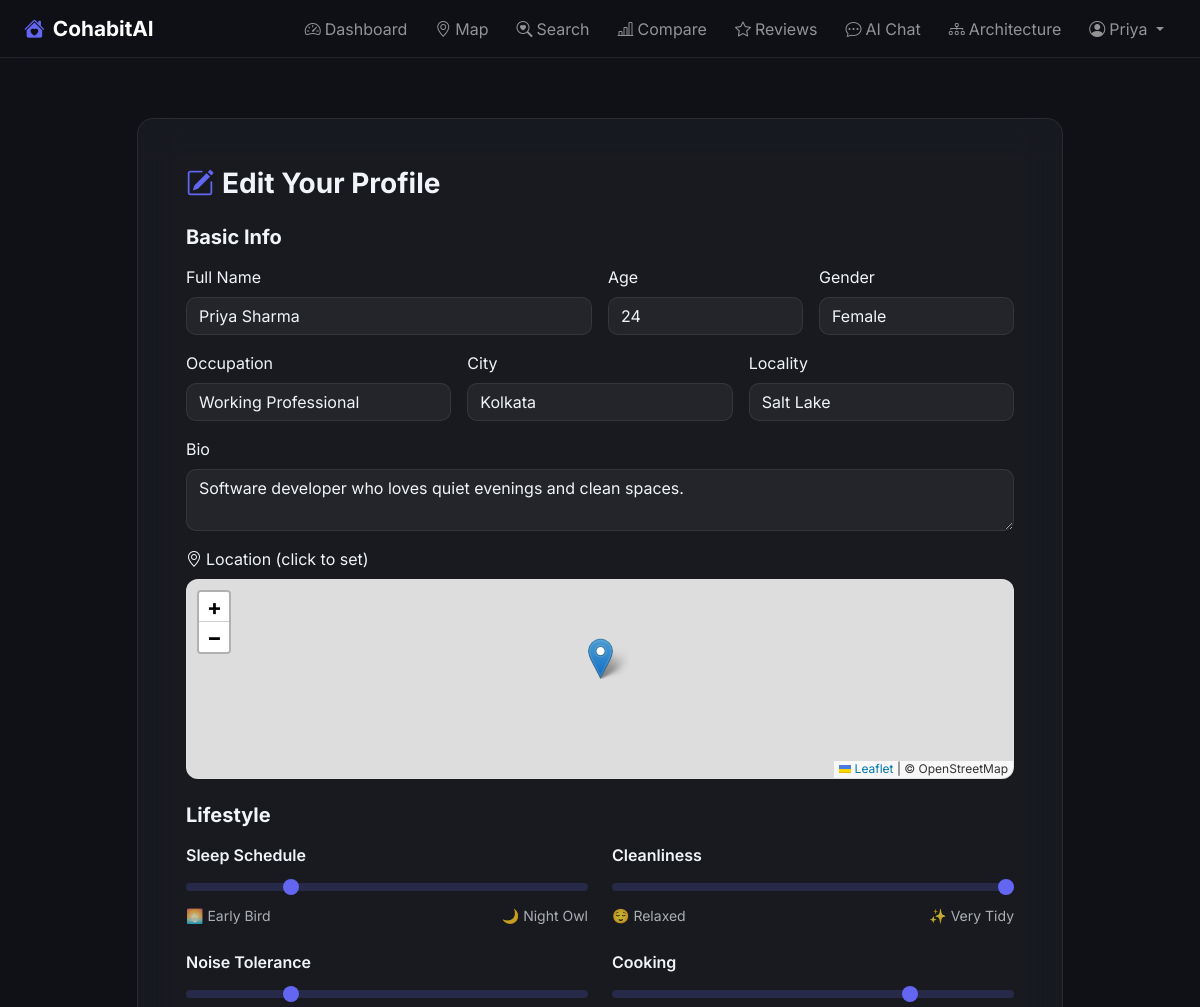
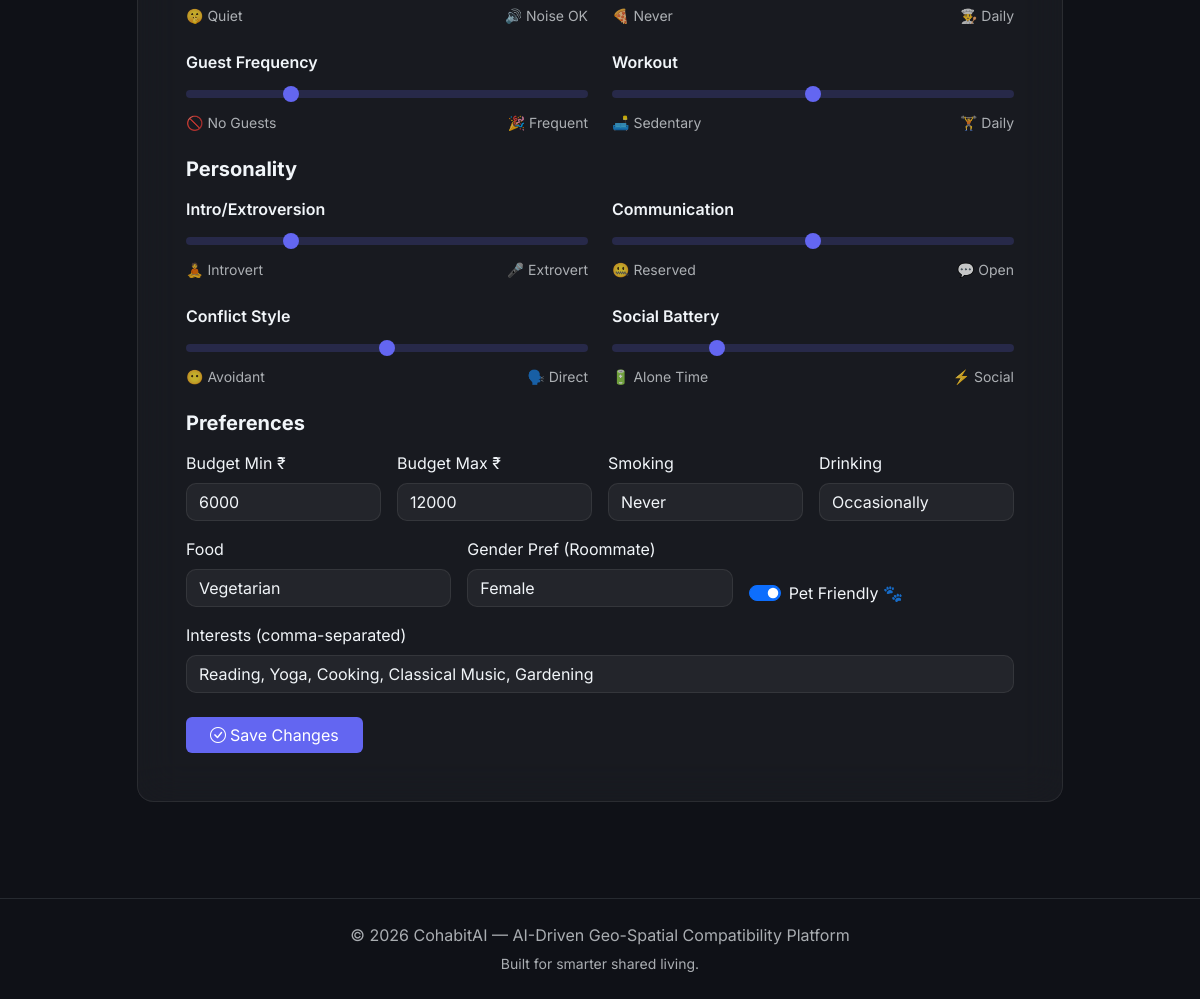
The app's page /edit-profile (signed in) with its own data (2 pictures, top to bottom).
### models.py (models this page shows, shortened)
class User(UserMixin, db.Model):
    __tablename__ = 'users'
    id = db.Column(db.Integer, primary_key=True)
    email = db.Column(db.String(120), unique=True, nullable=False)
    password_hash = db.Column(db.String(256), nullable=False)
    full_name = db.Column(db.String(100), nullable=False)
    age = db.Column(db.Integer, nullable=False)
    gender = db.Column(db.String(20), nullable=False)
    occupation = db.Column(db.String(50), nullable=False)  # student / working_professional / freelancer
    phone = db.Column(db.String(15), nullable=True)
    bio = db.Column(db.Text, nullable=True)
    avatar_url = db.Column(db.String(300), nullable=True)
    latitude = db.Column(db.Float, nullable=True)
    longitude = db.Column(db.Float, nullable=True)
    city = db.Column(db.String(100), nullable=True)
    locality = db.Column(db.String(200), nullable=True)
    sleep_schedule = db.Column(db.Integer, nullable=True)       # 1=Early Bird ... 5=Night Owl
    cleanliness = db.Column(db.Integer, nullable=True)          # 1-5
    noise_tolerance = db.Column(db.Integer, nullable=True)      # 1-5
    cooking_frequency = db.Column(db.Integer, nullable=True)    # 1=Never ... 5=Daily
    guest_frequency = db.Column(db.Integer, nullable=True)      # 1=Never ... 5=Very Often
    workout_habit = db.Column(db.Integer, nullable=True)        # 1=Never ... 5=Daily
    introversion_extroversion = db.Column(db.Integer, nullable=True)  # 1=Very Intro ... 5=Very Extro
    communication_style = db.Column(db.Integer, nullable=True)         # 1=Minimal ... 5=Very Open
    conflict_resolution = db.Column(db.Integer, nullable=True)         # 1=Avoidant ... 5=Confrontational
    social_battery = db.Column(db.Integer, nullable=True)              # 1=Needs lots of alone time ... 5=Always social
    budget_min = db.Column(db.Integer, nullable=True)
    budget_max = db.Column(db.Integer, nullable=True)
    smoking = db.Column(db.String(20), nullable=True)           # never / occasionally / regularly
    drinking = db.Column(db.String(20), nullable=True)          # never / occasionally / regularly
    pet_friendly = db.Column(db.Boolean, default=False)
    veg_nonveg = db.Column(db.String(20), nullable=True)        # veg / nonveg / eggetarian / vegan
    gender_preference = db.Column(db.String(20), nullable=True) # male / female / any
    preferred_move_in = db.Column(db.String(30), nullable=True) # immediate / within_month / flexible
    interests = db.Column(db.Text, nullable=True)  # JSON array of strings
    is_looking = db.Column(db.Boolean, default=True)
    profile_complete = db.Column(db.Boolean, default=False)
    created_at = db.Column(db.DateTime, default=datetime.utcnow)
    updated_at = db.Column(db.DateTime, default=datetime.utcnow, onupdate=datetime.utcnow)
    reviews_given = db.relationship('Review', foreign_keys='Review.reviewer_id', backref='reviewer', lazy='dynamic')
    reviews_received = db.relationship('Review', foreign_keys='Review.reviewed_id', backref='reviewed', lazy='dynamic')
    def get_interests_list(self):
        if self.interests:
            return json.loads(self.interests)
        return []

### app.py (the view, shortened to what this page needs)
@app.route('/edit-profile', methods=['GET', 'POST'])
@login_required
def edit_profile():
    return render_template('edit_profile.html', user=current_user)

### templates/edit_profile.html (shortened to what this page needs)
{% extends "base.html" %}
{% block content %}
<section class="py-5" style="margin-top:70px;">
    <div class="container">
        <div class="row justify-content-center">
            <div class="col-lg-10">
                <div class="glass-card p-4 p-lg-5">
                    <h3 class="fw-bold mb-4"><i class="bi bi-pencil-square text-accent me-2"></i>Edit Your Profile</h3>
                    <form method="POST" action="{{ url_for('edit_profile') }}">
                        <h5 class="fw-bold mt-2 mb-3">Basic Info</h5>
                        <div class="row g-3 mb-4">
                            <div class="col-md-6">
                                <label class="form-label">Full Name</label>
                                <input type="text" name="full_name" class="form-control glass-input" value="{{ user.full_name }}" required>
                            </div>
                            <div class="col-md-3">
                                <label class="form-label">Age</label>
                                <input type="number" name="age" class="form-control glass-input" value="{{ user.age }}" min="18" max="65" required>
                            </div>
                            <div class="col-md-3">
                                <label class="form-label">Gender</label>
                                <select name="gender" class="form-select glass-input">
                                    <option value="female" {{ 'selected' if user.gender=='female' }}>Female</option>
                                </select>
                            </div>
                            <div class="col-md-4">
                                <label class="form-label">Occupation</label>
                                <select name="occupation" class="form-select glass-input">
                                    <option value="working_professional" {{ 'selected' if user.occupation=='working_professional' }}>Working Professional</option>
                                </select>
                            </div>
                            <div class="col-md-4">
                                <label class="form-label">City</label>
                                <input type="text" name="city" class="form-control glass-input" value="{{ user.city or '' }}">
                            </div>
                            <div class="col-md-4">
                                <label class="form-label">Locality</label>
                                <input type="text" name="locality" class="form-control glass-input" value="{{ user.locality or '' }}">
                            </div>
                            <div class="col-12">
                                <label class="form-label">Bio</label>
                                <textarea name="bio" class="form-control glass-input" rows="2">{{ user.bio or '' }}</textarea>
                            </div>
                            <div class="col-12">
                                <label class="form-label"><i class="bi bi-geo-alt me-1"></i>Location (click to set)</label>
                                <div id="edit-map" style="height:200px; border-radius:12px; border: 1px solid rgba(255,255,255,0.1);"></div>
                            </div>
                        </div>
                        <h5 class="fw-bold mb-3">Lifestyle</h5>
                        <div class="row g-4 mb-4">
                            {% for name, label, low, high in lifestyle %}
                            <div class="col-md-6">
                                <label class="form-label fw-semibold">{{ label }}</label>
                                <input type="range" name="{{ name }}" class="form-range accent-range" min="1" max="5" value="{{ user[name] or 3 }}">
                                <div class="d-flex justify-content-between"><small class="text-muted">{{ low }}</small><small class="text-muted">{{ high }}</small></div>
                            </div>
                            {% endfor %}
                        </div>
                        <h5 class="fw-bold mb-3">Personality</h5>
                        <div class="row g-4 mb-4">
                            {% set personality = [
                                ('introversion_extroversion', 'Intro/Extroversion', '🧘 Introvert', '🎤 Extrovert'),
                                ('communication_style', 'Communication', '🤐 Reserved', '💬 Open'),
                                ('conflict_resolution', 'Conflict Style', '😶 Avoidant', '🗣️ Direct'),
                                ('social_battery', 'Social Battery', '🔋 Alone Time', '⚡ Social')
                            ] %}
                            {% for name, label, low, high in personality %}
                            <div class="col-md-6">
                                <label class="form-label fw-semibold">{{ label }}</label>
                                <input type="range" name="{{ name }}" class="form-range accent-range" min="1" max="5" value="{{ user[name] or 3 }}">
                                <div class="d-flex justify-content-between"><small class="text-muted">{{ low }}</small><small class="text-muted">{{ high }}</small></div>
                            </div>
                            {% endfor %}
                        </div>
                        <h5 class="fw-bold mb-3">Preferences</h5>
                        <div class="row g-3 mb-4">
                            <div class="col-md-3">
                                <label class="form-label">Budget Min ₹</label>
                                <input type="number" name="budget_min" class="form-control glass-input" value="{{ user.budget_min or '' }}">
                            </div>
                            <div class="col-md-3">
                                <label class="form-label">Budget Max ₹</label>
                                <input type="number" name="budget_max" class="form-control glass-input" value="{{ user.budget_max or '' }}">
                            </div>
                            <div class="col-md-3">
                                <label class="form-label">Smoking</label>
                                <select name="smoking" class="form-select glass-input">
                                    <option value="never" {{ 'selected' if user.smoking=='never' }}>Never</option>
                                </select>
                            </div>
                            <div class="col-md-3">
                                <label class="form-label">Drinking</label>
                                <select name="drinking" class="form-select glass-input">
                                    <option value="occasionally" {{ 'selected' if user.drinking=='occasionally' }}>Occasionally</option>
                                </select>
                            </div>
                            <div class="col-md-4">
                                <label class="form-label">Food</label>
                                <select name="veg_nonveg" class="form-select glass-input">
                                    <option value="veg" {{ 'selected' if user.veg_nonveg=='veg' }}>Vegetarian</option>
                                </select>
                            </div>
                            <div class="col-md-4">
                                <label class="form-label">Gender Pref (Roommate)</label>
                                <select name="gender_preference" class="form-select glass-input">
                                    <option value="female" {{ 'selected' if user.gender_preference=='female' }}>Female</option>
                                </select>
                            </div>
                            <div class="col-md-4 d-flex align-items-end">
                                <div class="form-check form-switch">
                                    <input class="form-check-input" type="checkbox" name="pet_friendly" {{ 'checked' if user.pet_friendly }}>
                                    <label class="form-check-label">Pet Friendly 🐾</label>
                                </div>
                            </div>
                            <div class="col-12">
                                <label class="form-label">Interests (comma-separated)</label>
                                <input type="text" name="interests" class="form-control glass-input" value="{{ user.get_interests_list() | join(', ') }}">
                            </div>
                        </div>
                        <button type="submit" class="btn btn-accent px-4">
                            <i class="bi bi-check-circle me-1"></i>Save Changes
                        </button>
                    </form>
                </div>
            </div>
        </div>
    </div>
</section>
{% endblock %}

### templates/base.html (shortened to what this page needs)
<!DOCTYPE html>
<html lang="en" data-bs-theme="dark">
<head>
    <link href="https://cdn.jsdelivr.net/npm/bootstrap@5.3.2/dist/css/bootstrap.min.css" rel="stylesheet">
    <link href="https://cdn.jsdelivr.net/npm/bootstrap-icons@1.11.2/font/bootstrap-icons.css" rel="stylesheet">
    <link rel="stylesheet" href="https://unpkg.com/leaflet@1.9.4/dist/leaflet.css" />
    <link rel="stylesheet" href="{{ url_for('static', filename='css/style.css') }}">
</head>
<body>
    <nav class="navbar navbar-expand-lg navbar-dark fixed-top glass-nav">
        <div class="container-fluid px-4">
            <a class="navbar-brand fw-bold" href="{{ url_for('index') }}">
                <i class="bi bi-house-heart-fill me-2 text-accent"></i>CohabitAI
            </a>
            <div class="collapse navbar-collapse" id="navbarNav">
                <ul class="navbar-nav ms-auto align-items-center gap-1">
                    {% if current_user.is_authenticated %}
                    <li class="nav-item">
                        <a class="nav-link" href="{{ url_for('dashboard') }}">
                            <i class="bi bi-speedometer2 me-1"></i>Dashboard
                        </a>
                    </li>
                    <li class="nav-item">
                        <a class="nav-link" href="{{ url_for('map_view') }}">
                            <i class="bi bi-geo-alt me-1"></i>Map
                        </a>
                    </li>
                    <li class="nav-item">
                        <a class="nav-link" href="{{ url_for('search_view') }}">
                            <i class="bi bi-search-heart me-1"></i>Search
                        </a>
                    </li>
                    <li class="nav-item">
                        <a class="nav-link" href="{{ url_for('compare_view') }}">
                            <i class="bi bi-bar-chart-line me-1"></i>Compare
                        </a>
                    </li>
                    <li class="nav-item">
                        <a class="nav-link" href="{{ url_for('reviews_view') }}">
                            <i class="bi bi-star me-1"></i>Reviews
                        </a>
                    </li>
                    <li class="nav-item">
                        <a class="nav-link" href="{{ url_for('chatbot_view') }}">
                            <i class="bi bi-chat-dots me-1"></i>AI Chat
                        </a>
                    </li>
                    <li class="nav-item">
                        <a class="nav-link" href="{{ url_for('architecture') }}">
                            <i class="bi bi-diagram-3 me-1"></i>Architecture
                        </a>
                    </li>
                    <li class="nav-item dropdown">
                        <a class="nav-link dropdown-toggle" href="#" role="button" data-bs-toggle="dropdown">
                            <i class="bi bi-person-circle me-1"></i>{{ current_user.full_name.split()[0] }}
                        </a>
                    </li>
                    {% endif %}
                </ul>
            </div>
        </div>
    </nav>
    <main>
        {% block content %}{% endblock %}
    </main>
    <footer class="text-center py-4 mt-5 border-top border-secondary border-opacity-25">
        <div class="container">
            <p class="text-muted mb-1">&copy; 2026 CohabitAI &mdash; AI-Driven Geo-Spatial Compatibility Platform</p>
            <small class="text-muted">Built for smarter shared living.</small>
        </div>
    </footer>
</body>
</html>

### records on screen
User: full_name "Priya", full_name "Priya Sharma", age "24", city "Kolkata", locality "Salt Lake", bio "Software developer who loves quiet evenings and clean spaces.", sleep_schedule "2" "5" "2" "4" "2" "3", introversion_extroversion "2" "3" "3" "2", budget_min "6000", budget_max "12000", interests "Reading, Yoga, Cooking, Classical Music, Gardening"

### other values on screen
{{ label }} "Sleep Schedule" "Cleanliness" "Noise Tolerance" "Cooking" "Guest Frequency" "Workout"
{{ low }} "🌅 Early Bird" "😌 Relaxed" "🤫 Quiet" "🍕 Never" "🚫 No Guests" "🛋️ Sedentary"
{{ high }} "🌙 Night Owl" "✨ Very Tidy" "🔊 Noise OK" "👨‍🍳 Daily" "🎉 Frequent" "🏋️ Daily"
{{ label }} "Intro/Extroversion" "Communication" "Conflict Style" "Social Battery"
{{ low }} "🧘 Introvert" "🤐 Reserved" "😶 Avoidant" "🔋 Alone Time"
{{ high }} "🎤 Extrovert" "💬 Open" "🗣️ Direct" "⚡ Social"
